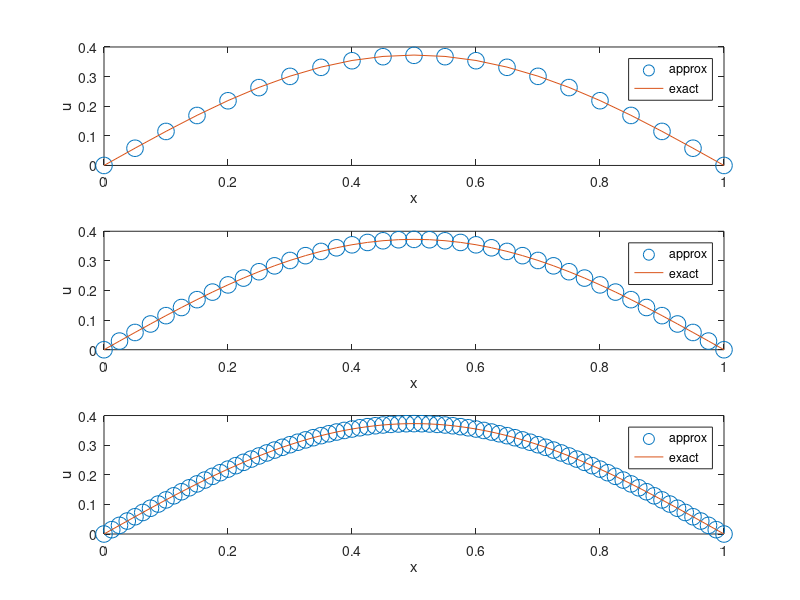

This chart was generated by the following MATLAB code:
% A9PROB1B  Solve problem 1 (b) on final A#9 in Math 615 in Spring 2012:
%    u_t = ( p(x) u_x )_x + f(x,t)
% where p(x) = 0.5 atan(x+1) and b.c.s are u(0,t)=0 and u(1,t)=0.
% My manufactured solution:
%    u(x,t) = e^(- (pi^2/2) t) sin(pi x).
% The source function f(x,t) is chosen so this is a solution.  Uses the
% explicit method described in section 2.15: get p(x) on staggered-grid.

uex  = @(x,t) exp(-pi*pi*t/2) .* sin(pi*x);
p    = @(x)   0.5 * atan(x+1);
maxP = 0.5 * atan(2);  % = max p(x) 
f    = @(x,t) (pi/2) * exp(-pi*pi*t/2) .* ( pi * sin(pi*x) .* (atan(x+1) - 1) - ...
                                              cos(pi*x) ./ ((x+1).^2 +1) );
JJ = [20 40 80];
tf = 0.2;

figure(1), clf
for s = 1:length(JJ)
  J = JJ(s);
  dx = 1/J;  x = 0:dx:1;      % regular grid; J+1 values
  xs = (dx/2):dx:(1-(dx/2));  % staggered grid; J values
  ps = p(xs);                 % p(x) on staggered grid
  dt = 0.4 * dx^2 / maxP;     % see (2.155)
  N = ceil(tf / dt);  dt = tf / N;
  U = uex(x,0.0);             % initial cond. from exact soln.
  for n = 1:N
    U(2:J) = U(2:J) + (dt / (dx^2)) * ( ps(2:J)   .* (U(3:J+1) - U(2:J)) - ...
                                        ps(1:J-1) .* (U(2:J) - U(1:J-1))   ) + ...
                      dt * f(x(2:J),(n-1)*dt);
    U(1) = 0;  U(J+1) = 0;
  end
  exact = uex(x,tf);
  err(s) = max(abs(U-exact));
  fprintf("case J=%d,N=%d: error = %.2e\n",J,N,err(s))
  subplot(3,1,s)
  plot(x,U,'o','markersize',12,x,exact)
  xlabel x, ylabel u, legend('approx','exact')
end

p = polyfit(log(1./JJ),log(err),1);
fprintf("conclusion: convergence rate is O(dx^%.3f)\n",p(1))
